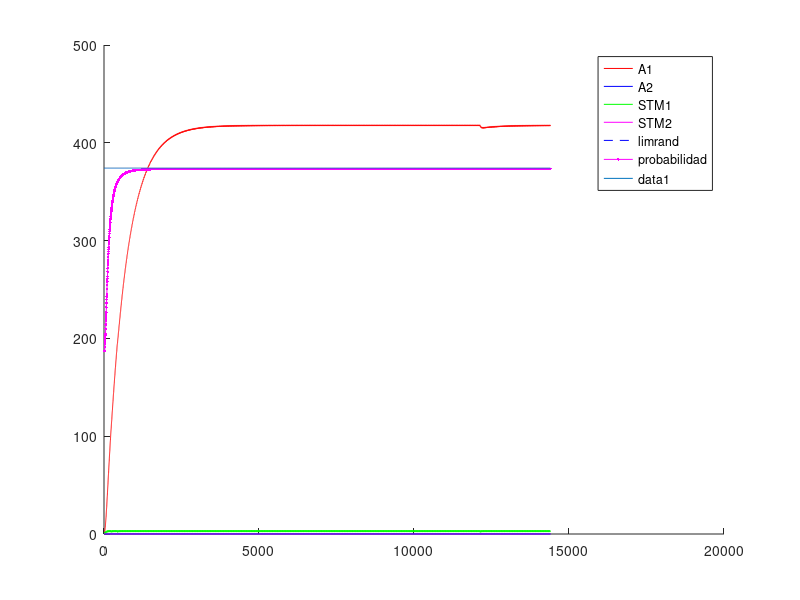
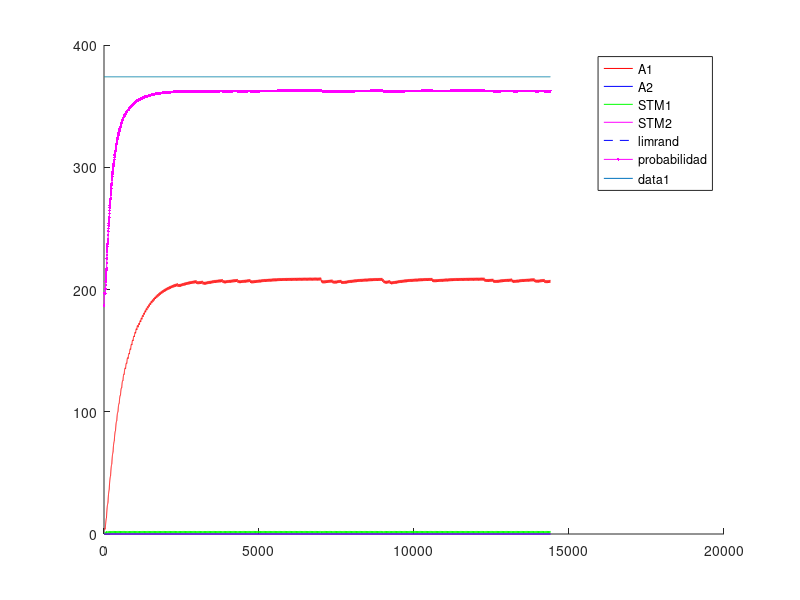
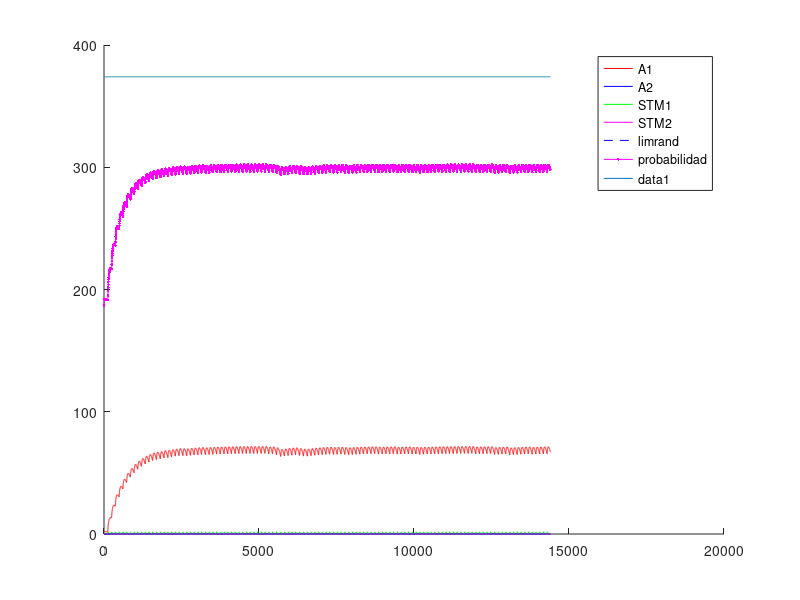
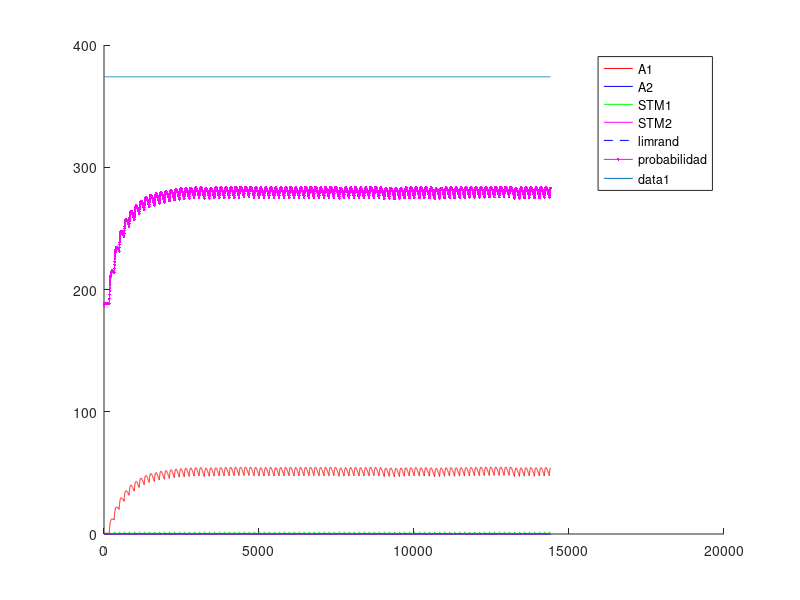

These figures' MATLAB source, in order:
%% Experimento con Variable-Interval - VI - intervalo Variable
%% Existen multiples intancias de palanquelo (cada vez que realiza respuesta decide si realiza otra o no)
%% Luego que transcurre el intervalo, si el animal realiza una respuesta obtiene refuerzo.
%% Un trial dura 3600 segundos.
%% Una sesion 1 o 3 trial (seg´un la dinamica del animal)
%% 5 sesiones por Experimento. Cada sesion es un intervalo diferente.
%% 1 experimento
%% Tiempo para realizar un respuesta 1 segundo
%% 
%% La probabilidad de eleccion se ajusta al nivel de maxima frecuencia de palanqueo
%% 

close all
clc
clear

%% Matriz de pago 0 1 

%%% Se ajusto la apreciacion de las cantidades de refuerzo 
function rf = feel(pellets)
  rf=0;
  if (nargin~=0)
    rf=(12.8*(1-exp(-.25.* pellets.^(2))))+(12.8*(1-exp(-.5.* pellets)));
  else
    error ("Faltan parametros");
  endif
endfunction
%% 
%% 

%% INICIALIZATION
%%%%%% CONSTANTES DE SESIONES
Ntrial  =  1 ;   %% un trial de 3600 segundos
tTrial  =  3600; %% en segundos
tResp   =  1;    %% en segundos
tMuestreo = 0.25;%% en segundos
Nses    =  7 ;
Vi=[5,10,30,40,60,90,120]; %% valores medios de intervalos variables
Ntest   =  1;
limrand =  0.138;
saving  =  0.01 ;
%%%%%% CONSTANTES DE DECAIMIENTO
alpha = 1*tMuestreo;
beta  = 0.125*tMuestreo ;
gamma = 0.0067*tMuestreo;%0.025 ; 
delta = 1*tMuestreo;
%%%%%% INICIALIZACION
palanca = zeros(2,1);
Rf_1=0;
Rf_2=0;
A1=zeros(1,Ntest);
A2=zeros(1,Ntest);
stm_1=zeros(2,Ntest);
stm_2=zeros(2,Ntest);
d=1;

sesion = zeros(Nses,1);
trialXsesion = zeros(Nses,Ntrial);
terminal_sesion=zeros(Nses,1);
nb_resp = zeros(Nses,Ntest);
refuerzo = zeros(Nses,Ntest);
t_ref = zeros(Nses,1);
%contadorP1=0;
%contadorP2=0;
contadorI=0;
cum_resp = zeros(Nses,1);

%% CALCULO DE AROUSAL MAXIMO
%% Iteraciones de respuesta refuerzo para encotnrar el STM medio
Nconfig=5; %% Tasa de respuesta de configuracion
%plot([1:0.01:20],(12.8*(1-exp(-.25.* [1:0.01:20].^(2))))+(12.8*(1-exp(-.5.* [1:0.01:20]))),'.k')
R1 = floor(feel(1)); %tiempo de refuezo para R
l1 = Nconfig/tMuestreo; % duracion entre trials
suma = 0; %suma es un valor necesaria para calcular max1 y min1
suma = alpha*R1 %% Refuerzo cada N respuestas
iter=100; %% numero de iteraciones para que converja el stm
max1 = 0; %maximum de stm1
min1 = 0; %minimum de stm1
for i = 1:iter 
  suma = (1-beta)^(Nconfig/tMuestreo)*suma;%% Instantes que decae el stm
  min1=suma;
  suma += alpha*R1; %Refuerzo
  max1=suma;
end
comp=.88;
S1 = (((max1-min1)*(comp*l1))/2)+min1*comp*l1; %calcul de la superficie del triangulo mas la de el rectangulo
stm_1_medio = S1/(l1);
A1max = (delta/gamma)*stm_1_medio;

%% INICIO DE LAS ITERATIONS
for l = 1:Ntest  %% TESTES
  Num=0;
  for k = 1:Nses  %% SESIONES (cambia el N)
    i=1;
    %duracion = [1,tTrial*ones(1,Ntrial)];
    
    contador = 1;
    contadorI =1;
    %palanca(1)=randi(2);
    
    %% Agregar intervalo de refuerzos  %%
    intervalo=Vi(k);
    if k>1
      A1(Num+1,l)=saving*A1(Num,l);
      A2(Num+1,l)=saving*A2(Num,l);
      stm_1(Num+1,l)=0*stm_1(Num,l);
      stm_2(Num+1,l)=0*stm_2(Num,l); 
      %%% ELECCION DE LA PRIMERA PALANCA 
%      if A1(Num,1)>A2(Num,1)
%        palanca(2)=1;
%      else
%        palanca(2)=2;
%      end
    end       
    P1(i,k)=0.5;
    %P2(i,k)=0.5;
    for j=2:(Ntrial*tTrial/tMuestreo) %% Todos los trials juntos
      
      if contador == tResp/tMuestreo %duracion(i)
        contador = 1;
        i = i+1 ;
        J = j ;
        if (i==3605)
        aa=1;
        endif
        P1(i,k)=0.5*(1-exp(-(5*A1((j-1)+Num,l))/A1max))+0.5; %probabilidad en exponential
        
        a = rand ;
        %%% ELECCION DE LA PALANCA %%% Basicamente elige palanquear o no palanquear
        if (A1((j-1)+Num,l)<=limrand)&&(A2((j-1)+Num,l)<=limrand)
          palanca(i)=randi(2);
        elseif (A1((j-1)+Num,l)>=limrand)&&(A2((j-1)+Num,l)<=limrand)
          if a>=P1(i,k)
            palanca(i)=2;
          else
            palanca(i)=1;
          end
        elseif (A1((j-1)+Num,l)>A2((j-1)+Num,l))
          if a>=P1(i,k)
            palanca(i)=2;
          else
            palanca(i)=1;
          end
        end
        

        %%% REFUERZO %%%
        if (contadorI >= intervalo/tMuestreo)
          if (palanca(i)==1)
            Rfz=floor(feel(1));
            Rf_1 = Rfz;
            Rf_2 = 0;
            contadorI =1;
            dispe =.5; %% dispercion del 50% del valor de la intervalo
            %intervalo = Vi(k)*(1 + dispe*(1-2*rand));
            refuerzo(k,l)++;
            t_ref(k,i)=1;
          else
          %contador++;
          contadorI++;
          Rf_1=0;
          Rf_2=0;
          endif
        else
        %contador++;
        contadorI++;
        Rf_1=0;
        Rf_2=0;
        endif
      else
        contador++;
        contadorI++;
        Rf_1=0;
        Rf_2=0;
      end
      stm_1(j+Num,l)=(1-beta)*stm_1((j-1)+Num,l)+alpha*Rf_1;
      stm_2(j+Num,l)=(1-beta)*stm_2((j-1)+Num,l)+alpha*Rf_2;
      A1(j+Num,l)=(1-gamma)*A1((j-1)+Num,l)+delta*stm_1(j+Num,l);
      A2(j+Num,l)=(1-gamma)*A2((j-1)+Num,l)+delta*stm_2(j+Num,l);
    end
    
    
    %%% CONTADOR DE A QUE J SE CAMBIA LA SESION
    %sesion(k-1,l)=j;
    sesion(k,l)=j+Num;
    %%% DEFINICION DE NUM
%    compteur = 0 ;
%    for i=1:length(A1(:,l))
%      if A1(i,l)~=0
%        compteur = compteur +1;
%      end
%    end
%    Num=compteur;
    Num = j+Num;
    Sizemat = length(A1);
    
    if palanca(1)==1
      nb_resp(k,l)=1;
      cum_resp(k,1)=1;
    end
    for j = 2:length(palanca)
      if palanca(j)==1
        %nb_coop(k-1,l)= nb_coop(k-1,l)+1;
        nb_resp(k,l)++;
        cum_resp(k,j)=cum_resp(k,j-1)+1;
      else
        cum_resp(k,j)=cum_resp(k,j-1);
      end
    end
  end
end


%%% PRUEBAS 
%%% ENCONTRA LA LONGITUD REAL DEL EXPERIMENTACION
nonnul = zeros(Ntest,1);
for k=1:Ntest
  for i=1:length(A1)
    if A1(i,k) ~= 0
      nonnul(k)=nonnul(k)+1;
    end
  end
end

%%% PRUEBA I _ PESO DE LA EXPERIMENTACION EN LA MEMORIA
porcent = 0;
for i = 1:Ntest
  if sum(A1(:,i)) > 10 * sum(A2(:,i))
    porcent = porcent +1;
  end
end

%%% PRUEBA II _ SI LA EXCITATION ALCANZA A SU MAXIMUM
maxima = zeros(Ntest,1);
for k = 1:Ntest
  if floor(max(A1(:,k))) == floor(max(max(A1))) 
    maxima(k) = maxima(k) +1;
  end
end

%%% PRUEBA III _ EN QUE SESION LA PALANCA GANA DE VERDAD
%ird = zeros(Ntest,1);
%for k = 1:Ntest
%  i=1;
%  while 1
%    if A1(nonnul(k)-i,k) < limrand
%      ird(k) = nonnul(k)-i+1;
%      break;
%    else
%      i=i+1;
%    end
%  end
%end
%
%%%% PRUEBA IV _ CONVIERTE J EN NUMERO DE SESION
%for k = 1:Ntest
%  i=1;
%  while 1
%    if ird(k) <= sum(sesion(1:i)+50)
%      ird(k)=i;
%      break;
%    else
%      i=i+1;
%    end
%  end
%end

%%% PRUEBA V _ PORCENTAJE DE COOPERACION POR SESION / EXPERIMENTO


%porcentaje_coop_sesion=zeros(Nses,Ntest);
%porcentaje_coop_experimento=zeros(Ntest,1);
%for k = 1:Ntest
%  porcentaje_coop_experimento(k)=sum(nb_coop(:,k))/(Ntrial*Nses)*100;
%end

%for i=1:Ntest
%  terminal_sesion(1,i)=sesion(1,i);
%  for j=2:Nses
%    terminal_sesion(j,i)=sesion(j,i)+terminal_sesion(j-1,i);
%  end
%end

%%% DEMOSTRACION 


%promedio_sesion=sum(ird)/Ntest
%porcent_10xsuperior_al_otra=porcent/Ntest * 100;
%cuanto_alcanzan_al_maxima=sum(maxima)/Ntest * 100;
%porcentaje_coop_experimento;
%porcentaje_coop_sesion=floor(nb_coop/Ntrial*100);

resp_por_segundos=nb_resp/length(palanca); %numero de respuestas dividido por el numero de respestas maximal posible


for i=1:Ntest
  for j=1:Nses
    figure
    hold on
    %plot(sesion(j,i)*ones(1,max(max(A1(:,i)))),(1:max(max(A1(:,i)))),'--k');
    %h=plot((sesion(j,i).*tMuestreo)*ones(1,max(max(A1(:,i)))),(1:max(max(A1(:,i)))),'--k');
    %set(h, "linewidth", 2);
    if j==1
      plot(1:Ntrial*tTrial/tMuestreo,A1(1:sesion(j,i),i),'r',1:Ntrial*tTrial/tMuestreo,A2(1:sesion(j,i),i),'b',1:Ntrial*tTrial/tMuestreo,stm_1(1:sesion(j,i),i),'g',1:Ntrial*tTrial/tMuestreo,stm_2(1:sesion(j,i),i),'m',1:Ntrial*tTrial/tMuestreo,limrand*ones(1,Ntrial*tTrial/tMuestreo),'--b');
      plot((1:(Ntrial*tTrial))/tMuestreo,P1(:,j)'*A1max,'.-m');
      legend("A1","A2","STM1","STM2","limrand","probabilidad");
    else
      plot(1:Ntrial*tTrial/tMuestreo,A1(sesion(j-1,i)+1:sesion(j,i),i),'r',1:Ntrial*tTrial/tMuestreo,A2(sesion(j-1,i)+1:sesion(j,i),i),'b',1:Ntrial*tTrial/tMuestreo,stm_1(sesion(j-1,i)+1:sesion(j,i),i),'g',1:Ntrial*tTrial/tMuestreo,stm_2(sesion(j-1,i)+1:sesion(j,i),i),'m',1:Ntrial*tTrial/tMuestreo,limrand*ones(1,Ntrial*tTrial/tMuestreo),'--b');
      plot((1:(Ntrial*tTrial))/tMuestreo,P1(:,j)'*A1max,'.-m');
      legend("A1","A2","STM1","STM2","limrand","probabilidad");
    endif
    plot(1:Ntrial*tTrial/tMuestreo,A1max*ones(1,Ntrial*tTrial/tMuestreo));
    hold off
  endfor
endfor


%% Maximos exitos por tasa= 10-360 - 30-120 - 40-65 - 60-60 

color = 'rgbmkmrgbk';
figure
hold on
for i=1:Ntest
  plot(Vi,resp_por_segundos(:,i),'Color',color(i));
  title('Respuestas por segundos');
  xlabel('Intervalos');
  ylabel('Respuestas/segundos');
  for j=1:Nses
    plot(Vi(j)*ones(1,floor(resp_por_segundos(j,i)*100)+1),(0:floor(resp_por_segundos(j,i)*100))/100,'k');
  end
end
hold off

figure
hold on
for i=1:Ntest
  plot(refuerzo(:,i),resp_por_segundos(:,i),'Color',color(i));
  title('Respuestas y refuerzo');
  xlabel('Refuezo/horas');
  ylabel('Respuestas/segundos');
  for j=1:Nses
    plot(refuerzo(j)*ones(1,floor(resp_por_segundos(j,i)*100)+1),(0:floor(resp_por_segundos(j,i)*100))/100,'k');
    a = strcat('Num= ',num2str(Vi(j)));
    if j==3
      text(refuerzo(j),-.085,a);
    elseif j==4
      text(refuerzo(j),-.1,a);
    elseif j==5
      text(refuerzo(j),-.03,a);
    else
      text(refuerzo(j),-.06,a);
    end
  end
end
hold off



figure
hold on
for i=1:Nses
  plot(1:Ntrial*tTrial,cum_resp(i,:),'Color',color(i));
  a=find(t_ref(i,:)==1);
  aFI.(num2str(i))=a;
  plot(a,cum_resp(i,a),'k+');
  title('Cumulative records');
  xlabel('Time');
  ylabel('Cumulative responses');
end
hold off

resp_por_segundosFI = resp_por_segundos;
refuerzoFI = refuerzo;
cum_respFI = cum_resp;

save FI resp_por_segundosFI refuerzoFI cum_respFI; 
save ("-mat-binary", "aFI", "aFI");